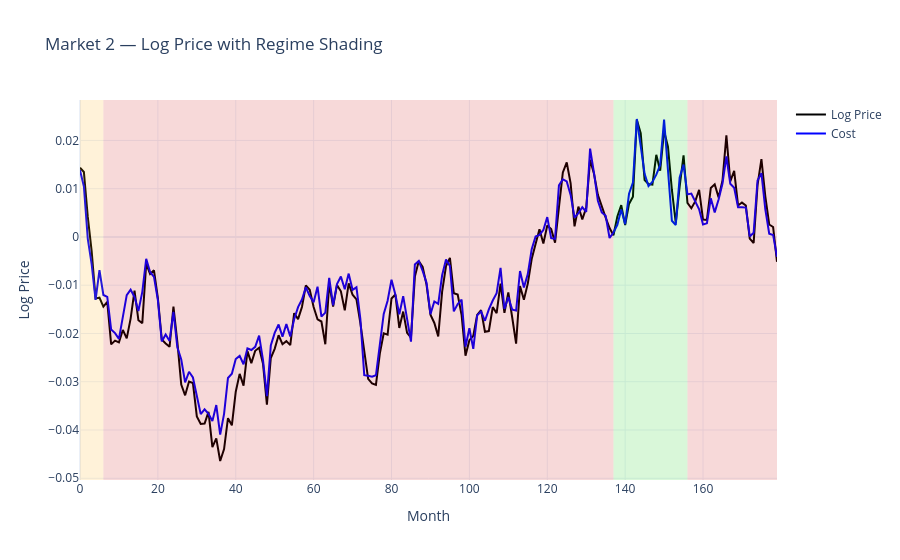

The cell this chart's notebook holds for it:
### Code cell
plot_market_plotly(df, market_id=2)

### Figure 1 — Plotly figure (JSON) as saved in the notebook; plotly's stock layout.template omitted (floating-point values rounded to 4 significant figures; data arrays with more than 128 entries replaced by an {"elided": "..."} marker saying what was removed)
{"data": [{"line": {"color": "black"}, "mode": "lines", "name": "Log Price", "type": "scatter", "x": {"elided": "180 int values"}, "y": {"elided": "180 float values"}}, {"line": {"color": "blue"}, "mode": "lines", "name": "Cost", "type": "scatter", "x": {"elided": "180 int values"}, "y": {"elided": "180 float values"}}], "layout": {"shapes": [{"fillcolor": "rgba(255,165,0,0.15)", "line": {"width": 0}, "type": "rect", "x0": 0, "x1": 6, "xref": "x", "y0": 0, "y1": 1, "yref": "y domain"}, {"fillcolor": "rgba(200,0,0,0.15)", "line": {"width": 0}, "type": "rect", "x0": 6, "x1": 137, "xref": "x", "y0": 0, "y1": 1, "yref": "y domain"}, {"fillcolor": "rgba(0,200,0,0.15)", "line": {"width": 0}, "type": "rect", "x0": 137, "x1": 156, "xref": "x", "y0": 0, "y1": 1, "yref": "y domain"}, {"fillcolor": "rgba(200,0,0,0.15)", "line": {"width": 0}, "type": "rect", "x0": 156, "x1": 179, "xref": "x", "y0": 0, "y1": 1, "yref": "y domain"}], "title": {"text": "Market 2 — Log Price with Regime Shading"}, "xaxis": {"title": {"text": "Month"}}, "yaxis": {"title": {"text": "Log Price"}}}}
